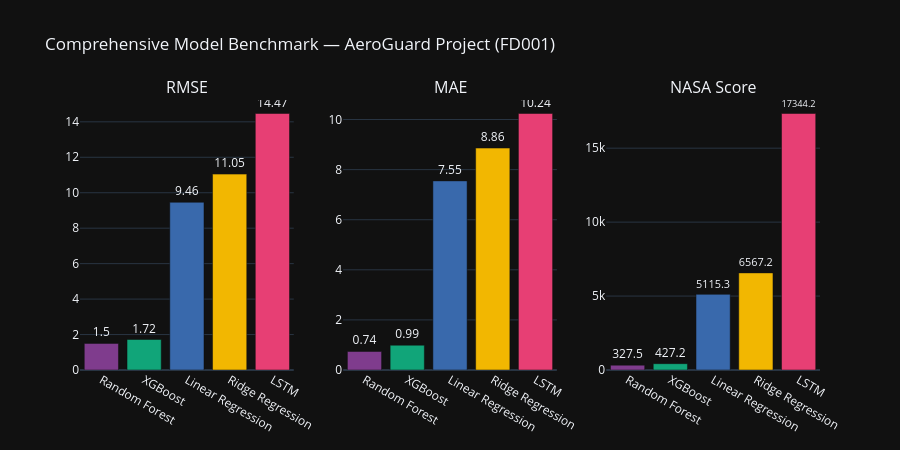

Notebook code for this chart:
### Code cell
# Loading and visualizing the final benchmark leaderboard
bm = pd.read_csv('../results/benchmark_table.csv').sort_values('RMSE').reset_index(drop=True)

fig = make_subplots(
    rows=1, cols=3,
    subplot_titles=['RMSE', 'MAE', 'NASA Score']
)

palette = px.colors.qualitative.Bold

for i, metric in enumerate(['RMSE', 'MAE', 'NASA_Score']):
    fig.add_trace(go.Bar(
        x=bm['Model'], y=bm[metric],
        marker_color=palette[:len(bm)],
        text=bm[metric].round(2),
        textposition='outside',
        showlegend=False
    ), row=1, col=i+1)

fig.update_layout(
    title='Comprehensive Model Benchmark — AeroGuard Project (FD001)',
    height=450, template='plotly_dark',
    font=dict(size=12)
)
fig.write_html('../results/benchmark_chart.html')
fig.show()

### Figure 1 — Plotly figure (JSON) as saved in the notebook; plotly's stock layout.template omitted (floating-point values rounded to 4 significant figures)
{"data": [{"marker": {"color": ["rgb(127, 60, 141)", "rgb(17, 165, 121)", "rgb(57, 105, 172)", "rgb(242, 183, 1)", "rgb(231, 63, 116)"]}, "showlegend": false, "text": [1.5, 1.72, 9.46, 11.05, 14.47], "textposition": "outside", "type": "bar", "x": ["Random Forest", "XGBoost", "Linear Regression", "Ridge Regression", "LSTM"], "xaxis": "x", "y": [1.5, 1.72, 9.46, 11.05, 14.47], "yaxis": "y"}, {"marker": {"color": ["rgb(127, 60, 141)", "rgb(17, 165, 121)", "rgb(57, 105, 172)", "rgb(242, 183, 1)", "rgb(231, 63, 116)"]}, "showlegend": false, "text": [0.74, 0.99, 7.55, 8.86, 10.24], "textposition": "outside", "type": "bar", "x": ["Random Forest", "XGBoost", "Linear Regression", "Ridge Regression", "LSTM"], "xaxis": "x2", "y": [0.74, 0.99, 7.55, 8.86, 10.24], "yaxis": "y2"}, {"marker": {"color": ["rgb(127, 60, 141)", "rgb(17, 165, 121)", "rgb(57, 105, 172)", "rgb(242, 183, 1)", "rgb(231, 63, 116)"]}, "showlegend": false, "text": [327.5, 427.2, 5115.0, 6567.0, 17340.0], "textposition": "outside", "type": "bar", "x": ["Random Forest", "XGBoost", "Linear Regression", "Ridge Regression", "LSTM"], "xaxis": "x3", "y": [327.5, 427.2, 5115.0, 6567.0, 17340.0], "yaxis": "y3"}], "layout": {"annotations": [{"font": {"size": 16}, "showarrow": false, "text": "RMSE", "x": 0.1444, "xanchor": "center", "xref": "paper", "y": 1, "yanchor": "bottom", "yref": "paper"}, {"font": {"size": 16}, "showarrow": false, "text": "MAE", "x": 0.5, "xanchor": "center", "xref": "paper", "y": 1, "yanchor": "bottom", "yref": "paper"}, {"font": {"size": 16}, "showarrow": false, "text": "NASA Score", "x": 0.8556, "xanchor": "center", "xref": "paper", "y": 1, "yanchor": "bottom", "yref": "paper"}], "font": {"size": 12}, "height": 450, "title": {"text": "Comprehensive Model Benchmark — AeroGuard Project (FD001)"}, "xaxis": {"anchor": "y", "domain": [0, 0.2889]}, "xaxis2": {"anchor": "y2", "domain": [0.3556, 0.6444]}, "xaxis3": {"anchor": "y3", "domain": [0.7111, 1]}, "yaxis": {"anchor": "x", "domain": [0, 1]}, "yaxis2": {"anchor": "x2", "domain": [0, 1]}, "yaxis3": {"anchor": "x3", "domain": [0, 1]}}}
